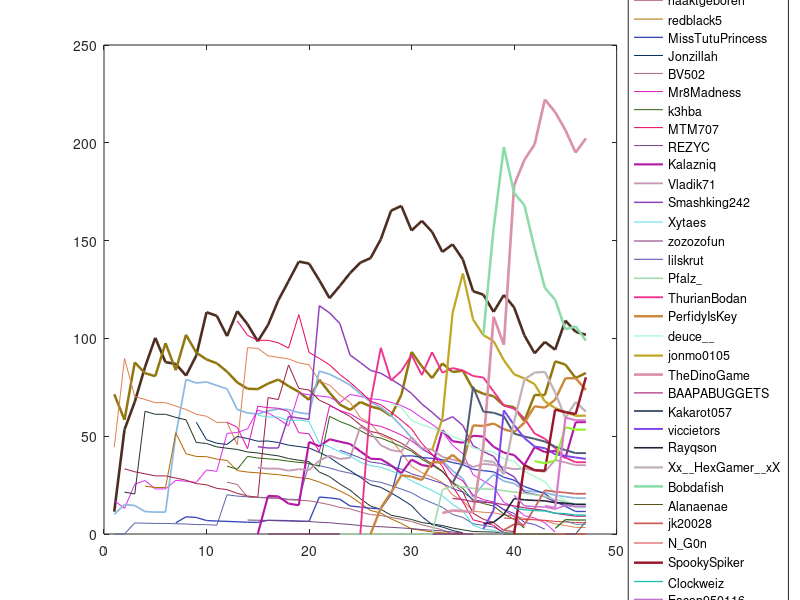

The MATLAB script that drew this image:
clear
close all

%%%%%%%%%%%%%%%%%%%%%%%%%%%%%%%%%%%%%%%%%%%%%%%%%%%%%%%%%%%%%%%%%%%%%%%%%%%
% UltraHardCore Team Selector
%%%%%%%%%%%%%%%%%%%%%%%%%%%%%%%%%%%%%%%%%%%%%%%%%%%%%%%%%%%%%%%%%%%%%%%%%%%
% This code was made to randomly assemble teams for The Diorite Experts
% UltraHardCore. However, this code can also be used for different UHC
% competitions, providing a similar ranking system is adopted.
% See more at: https://github.com/Snodog627/TheDioriteExpertsUHC

% The code at first defines the players and their scores. The players that
% are participating in the current season are then selected and some
% simulation criteria may be specified. New players' scores are denoted by
% NaN.

%% Information
addpath('Data','Functions','Figures')
load('DataS45B.mat')

%% Visualization
NoP = size(Players,2);
NoS = size(Seasons,2);
legdata = cell(NoP,1);
for i = 1:NoP
    if ~isnan(Players(i).RankPosition(NoS))
        LineSize = 2*(1 - (Players(i).RankPosition(NoS)+0.5)/NoP);
    else
        LineSize = 0.1;
    end
    Col = rand(1,3);
    legdata{i} = Players(i).PlayerName;
    
    figure(1)
    plot(1:NoS,Players(i).RankHistory,'LineWidth',LineSize,'Color',Col)
    hold on
end
legend(legdata,'location','eastoutside','Interpreter','none')